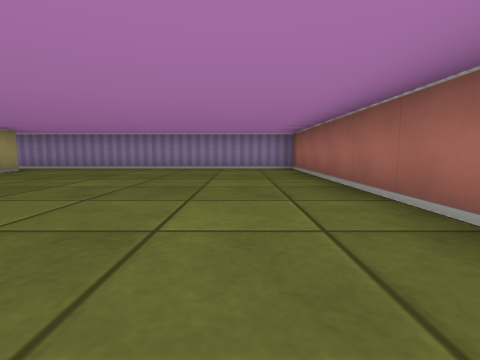
view 1 (above)

24 first-person views from a walk through a cub3D ray-caster map. The camera is about half as high as the walls, tilts 6° down and sees 85° across. The floor is counted in squares. Each view is taken from the middle of a square. On the plan, view 1 faces up. The plan holds only what a view shows up to about 9 squares ahead; the rest is blank.

view 2
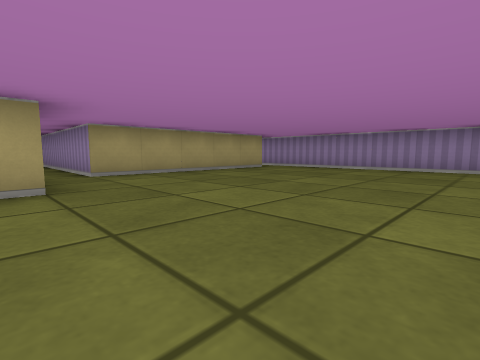

view 3
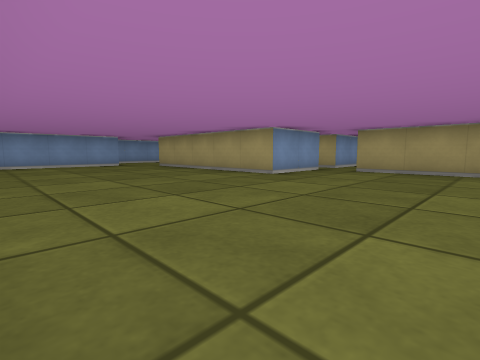

view 4
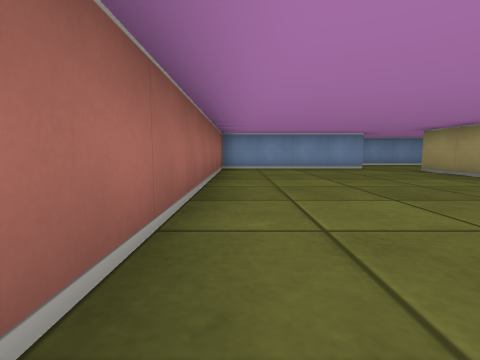

view 5
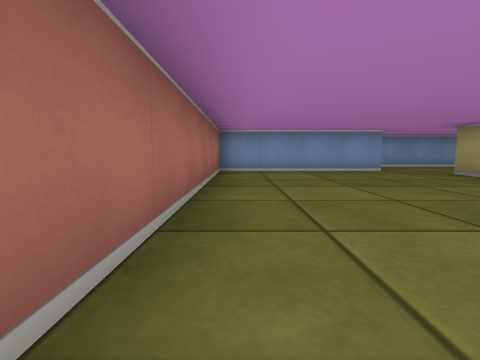

view 6
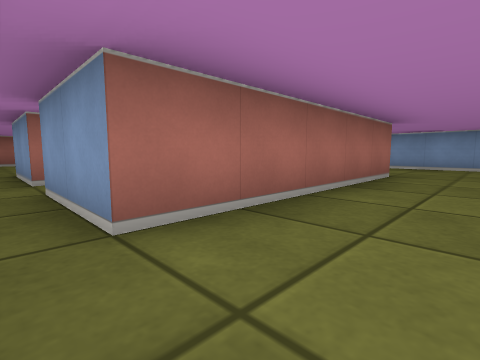

view 7
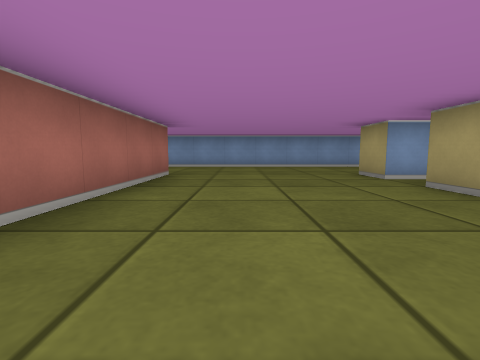

view 8
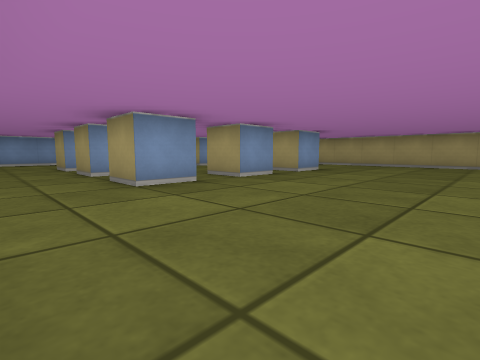

view 9
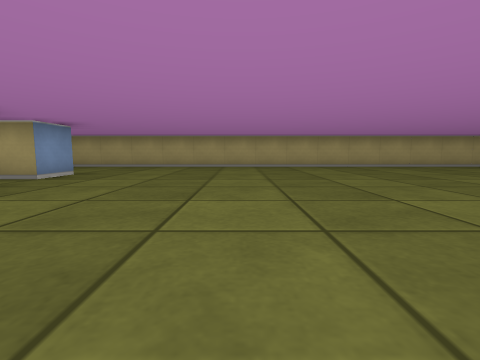

view 10
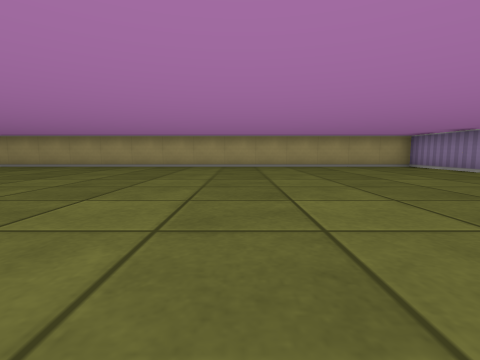

view 11
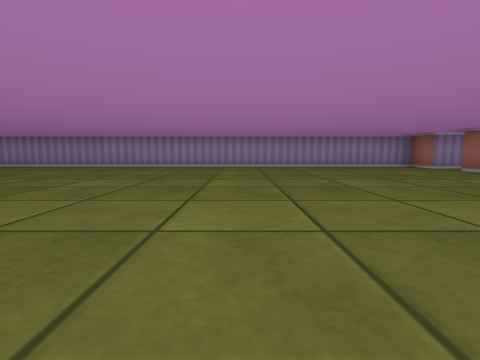

view 12
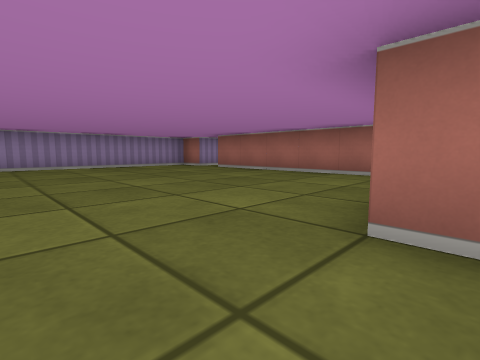

view 13
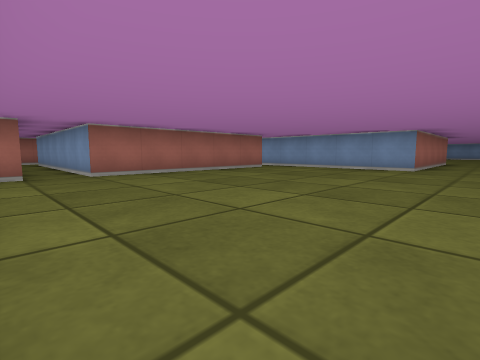

view 14
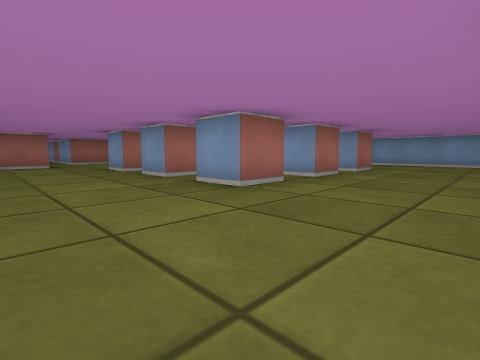

view 15
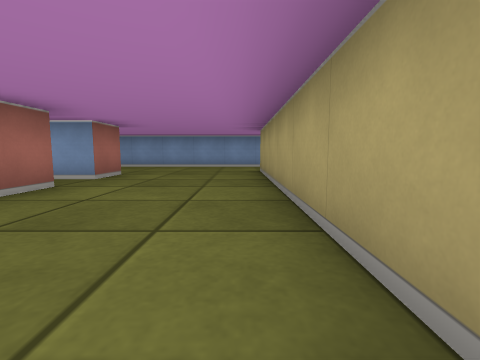

view 16
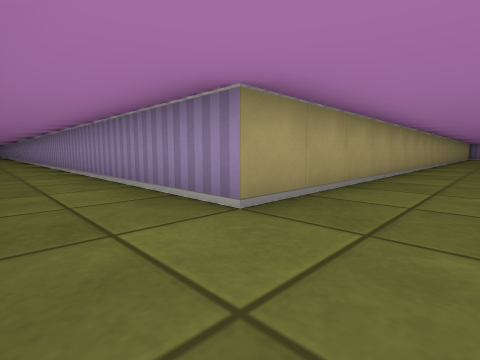

view 17
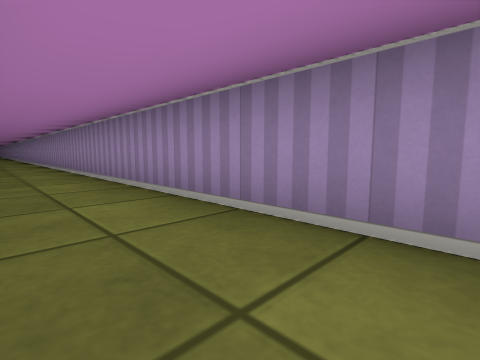

view 18
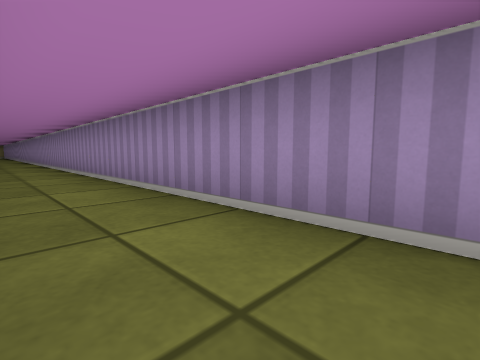

view 19
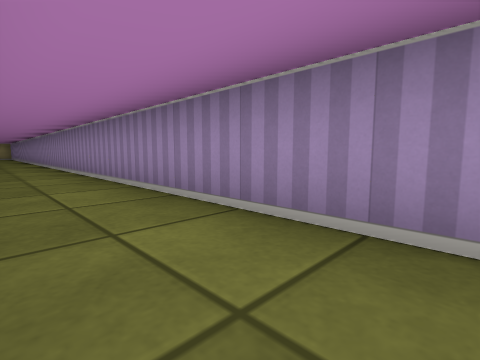

view 20
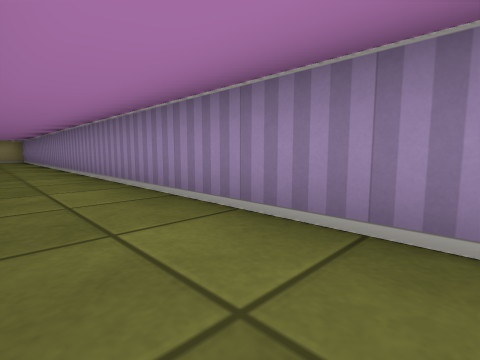

view 21
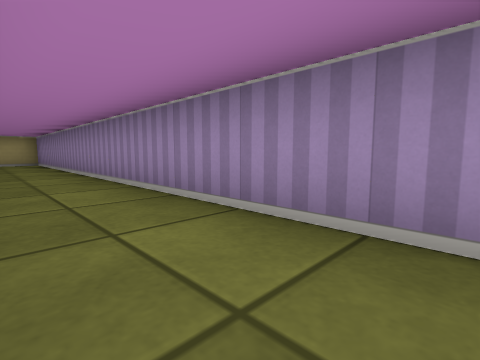

view 22
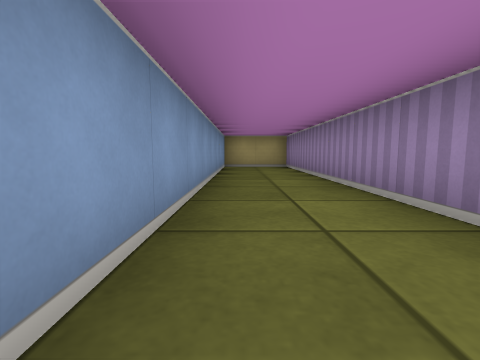

view 23
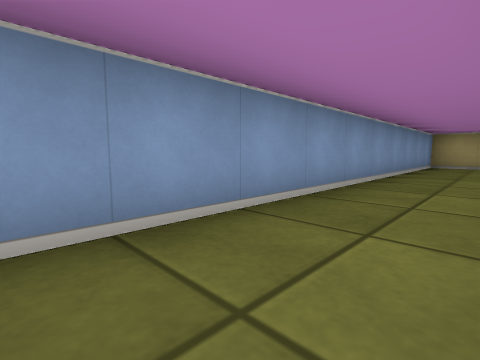

view 24
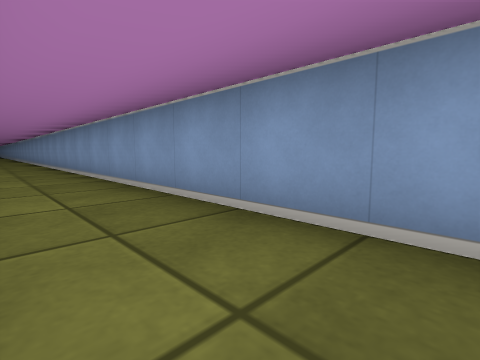

### Floor plan
Points are (right, up) in squares from view 1. A wall is a line through its corners. A room is listed if a view was taken in it or the views show most of it. See-through windows are left out.
Room 1 (views 1, 2, 3, 4, 5)
walls: (-5.6, 0.5) (-3.5, 0.5) (-3.5, -4.5); (-5.5, 6.5) (-5.5, 1.5) (-6.5, 1.5); (-2.6, -5.5) (1.5, -5.5) (1.5, 7.5) (-5.5, 7.5)
ways out: opening at (-7.5, 1) to room 2; opening at (-6, 7) to room 2; opening at (-3, -5) to room 2; opening at (-6, 0)
Room 2 (views 6, 7, 8, 9, 10, 11, 12, 13, 14, 15, 16, 17, 18, 19, 20, 21, 22, 23, 24)
walls: (-17.5, -0.5) (-17.5, 0.5) (-16.5, 0.5) (-16.5, -0.4); (-15.5, -0.2) (-15.5, 0.5) (-14.5, 0.5) (-14.5, -0.5); (-17.5, -2.6) (-17.5, -1.5) (-16.8, -1.5); (-13.5, 0) (-13.5, 0.5) (-12.5, 0.5) (-12.5, -0.5); (-17.5, -4.5) (-17.5, -3.5) (-16.8, -3.5); (-12.5, -1.5) (-12.5, -2.5); (-13.2, -3.5) (-12.5, -3.5) (-12.5, -4.5); (-20.8, -7.5) (-16.1, -7.5); (-13.9, -7.5) (-7.6, -7.5); (-8.5, -4.5) (-8.5, 0.5) (-6.5, 0.5); (-6.5, 1.5) (-10.5, 1.5) (-10.5, 6.5) (-6.6, 6.5); (-5.5, 7.5) (-6.5, 7.5) (-6.5, 12.5) (-0.6, 12.5); (-6, -7.5) (-3.5, -7.5); (-5.6, 13.5) (-6.5, 13.5) (-6.5, 14.5) (-20.5, 14.5) (-20.5, -5.5) (-56.5, -5.5) (-56.5, -7.5) (-37.6, -7.5)
ways out: opening at (-7.5, 1) to room 1; opening at (-6, 7) to room 1; opening at (-3, -5) to room 1

Where each view was taken, in squares from view 1:
view 1: 0 up, 0 right, facing up
view 2: 0 up, 0 right, facing up-left
view 3: 4 up, 1 right, facing down-left
view 4: 2 up, 1 right, facing down
view 5: 1 up, 1 right, facing down
view 6: 1 up, 10 left, facing down-right
view 7: 1 up, 10 left, facing down
view 8: 4 up, 11 left, facing down-left
view 9: 4 up, 12 left, facing left
view 10: 9 up, 12 left, facing left
view 11: 6 up, 12 left, facing up
view 12: 6 up, 12 left, facing up-right
view 13: 14 up, 12 left, facing down-right
view 14: 3 up, 20 left, facing down-right
view 15: 1 up, 20 left, facing down
view 16: 7 down, 19 left, facing up-left
view 17: 7 down, 22 left, facing up-left
view 18: 7 down, 29 left, facing up-left
view 19: 7 down, 35 left, facing up-left
view 20: 7 down, 41 left, facing up-left
view 21: 7 down, 45 left, facing up-left
view 22: 7 down, 48 left, facing left
view 23: 6 down, 47 left, facing down-left
view 24: 6 down, 49 left, facing down-right
